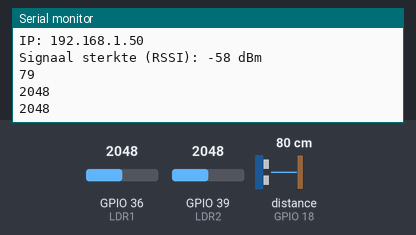
The sketch below on a simulated ESP32. On the bench: the last lines printed to the serial monitor. Wiring (inferred from the names in the program): ultrasonic range finder: trigger GPIO 19; echo GPIO 18. Inputs (shaded band) come from the test bench; at power-on: distance to the obstacle (sensor on GPIO 18) 80 cm, GPIO 36 (LDR1) = 2048, GPIO 39 (LDR2) = 2048. The echo pulse lasts 58.3 µs per cm; WiFi joins after 1.5 s; servers stay silent unless stated; uploads are accepted with an empty reply.

Above: at 2.7 s.
2.8 s: distance to the obstacle (sensor on GPIO 18) set to 2 cm
At 4.3 s:
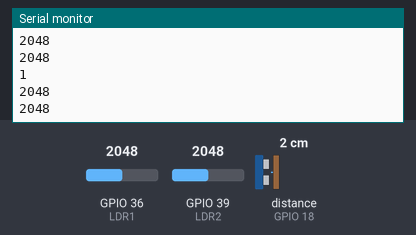
4.5 s: GPIO 36 (LDR1) set to 1560
At 5.9 s:
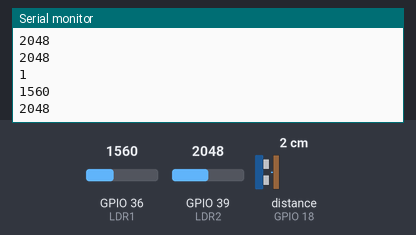
6.2 s: GPIO 39 (LDR2) set to 2866
At 7.0 s:
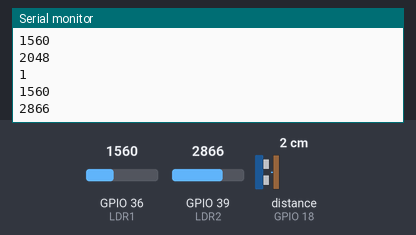
7.9 s: distance to the obstacle (sensor on GPIO 18) set to 4 cm
At 9.4 s:
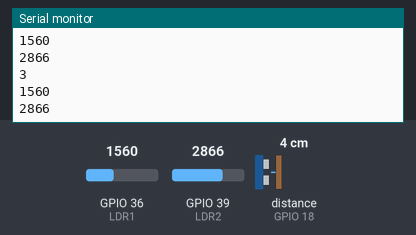
9.6 s: GPIO 36 (LDR1) set to 1640
At 10.9 s:
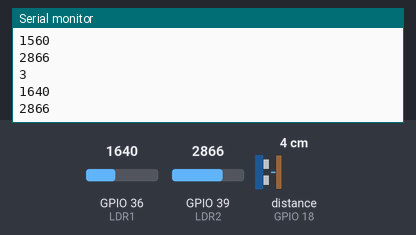
11.3 s: GPIO 39 (LDR2) set to 3603
At 13.0 s:
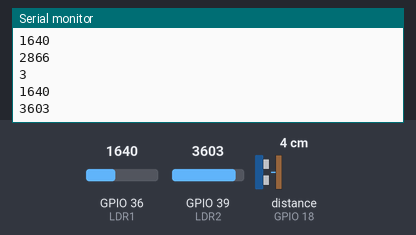
Timing chart, 0 to 14.0 s (numbered marks = the images above; inputs shaded):
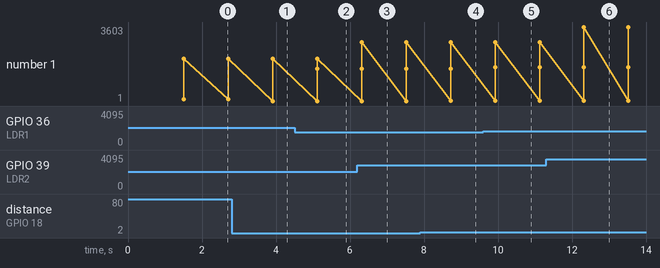

Measured:
- after the input at 2.8 s, the serial monitor: prints a new line after 1.1 s (image 1)
- after the input at 4.5 s, the serial monitor: prints a new line after 0.62 s (image 2)
- after the input at 6.2 s, the serial monitor: prints a new line after 0.12 s (image 3)
- after the input at 7.9 s, the serial monitor: prints a new line after 0.82 s (image 4)
- after the input at 9.6 s, the serial monitor: prints a new line after 0.32 s (image 5)
- after the input at 11.3 s, the serial monitor: prints a new line after 1.0 s (image 6)
- plotted number 1: 2048 → 2866 after the input at 6.2 s, 2866 → 3603 after the input at 11.3 s

The sketch:

espsend.ino
```cpp
#include <WiFi.h>
#include <HTTPClient.h>
#include <WiFiClient.h>

// WiFi parameters to be configured
const char* ssid = "ikwilinternet"; // Hoofdlettergevoelig
const char* password = "ikwilinloggen"; // Hoofdlettergevoelig

#define echoPin 18
#define trigPin 19

String postData;

long duration;
int distance;
int reference = 22;

int LDR1 = 36;
int LDR2 = 39;
int Afsensor = 38;
int light1;
int light2;
int afstand;

void setup(void) {
  Serial.begin(115200);
  Serial.print("Bezig met verbinden");
  WiFi.begin(ssid, password); // Connect to WiFi

  // while wifi not connected yet, print '.'
  // then after it connected, get out of the loop
  while (WiFi.status() != WL_CONNECTED) {
     delay(500);
     Serial.print(".");
  }

  // Verbonden.
  Serial.println("OK!");

  // Access Point (SSID).
  Serial.print("SSID: ");
  Serial.println(WiFi.SSID());

  // IP adres.
  Serial.print("IP: ");
  Serial.println(WiFi.localIP());

  // Signaalsterkte.
  long rssi = WiFi.RSSI();
  Serial.print("Signaal sterkte (RSSI): ");
  Serial.print(rssi);
  Serial.println(" dBm");
  Serial.println("");

  pinMode(trigPin, OUTPUT);
  pinMode(echoPin, INPUT);

}

void loop() {
 digitalWrite(trigPin, LOW);
  delayMicroseconds(2);
  digitalWrite(trigPin, HIGH);
  delayMicroseconds(10);
  digitalWrite(trigPin, LOW);
  duration = pulseIn(echoPin, HIGH);
  distance = duration * 0.034 / 2;
  Serial.println(distance);
  if(distance > reference)
  {
    postData = "2";
  }

  light1 = analogRead(LDR1);
  light2 = analogRead(LDR2);
  Serial.println(light1);
  Serial.println(light2);

  if (light2 > 600){
    postData = "0";
  }
  if (light1 > 1600){
    postData = "1";
  }

Serial.println("");

if(WiFi.status()== WL_CONNECTED){ //Check WiFi connection status
   WiFiClient wifiClient;
   HTTPClient http; //Declare object of class HTTPClient

   http.begin(wifiClient, "http://192.168.237.1:8000/api"); //Specify request destination
   http.addHeader("Content-Type", "x-www-form-urlencoded"); //Specify content-type header
   int httpCode = http.POST(postData); //Send the request

   if(httpCode < 0){
       Serial.printf("[HTTP] POST... failed, error: %s\n", http.errorToString(httpCode).c_str());
   }

   http.end();  //Close connection
  } else {
    Serial.println("Error in WiFi connection");
  }


  delay(1000);  //Send a request every 30 seconds


}
```
